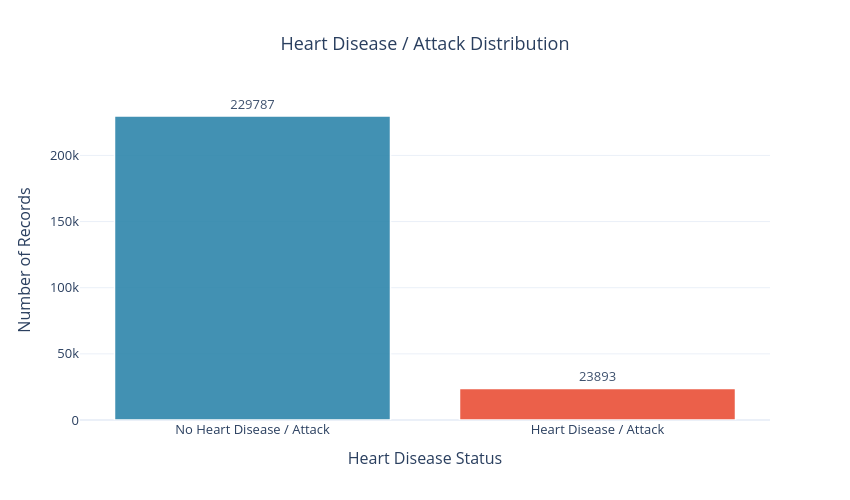

Notebook cell for this chart:
### Code cell
# Step 7: Create interactive target distribution graph

fig_target = px.bar(
    target_counts,
    x="Heart Disease Status",
    y="Count",
    text="Count",
    title="Heart Disease / Attack Distribution",
    color="Heart Disease Status",
    color_discrete_map={
        "No Heart Disease / Attack": "#2E86AB",
        "Heart Disease / Attack": "#E94F37"
    }
)

fig_target.update_traces(
    textposition="outside",
    marker_line_color="white",
    marker_line_width=1.5,
    opacity=0.9,
    hovertemplate="<b>%{x}</b><br>Number of Records: %{y}<extra></extra>"
)

fig_target.update_layout(
    xaxis_title="Heart Disease Status",
    yaxis_title="Number of Records",
    showlegend=False,
    title_x=0.5,
    template="plotly_white",
    width=850,
    height=500,
    font=dict(size=13),
    plot_bgcolor="white",
    paper_bgcolor="white"
)

fig_target

### Figure 1 — Plotly figure (JSON) as saved in the notebook; plotly's stock layout.template omitted (floating-point values rounded to 4 significant figures)
{"data": [{"hovertemplate": "<b>%{x}</b><br>Number of Records: %{y}<extra></extra>", "legendgroup": "No Heart Disease / Attack", "marker": {"color": "#2E86AB", "line": {"color": "white", "width": 1.5}, "pattern": {"shape": ""}}, "name": "No Heart Disease / Attack", "opacity": 0.9, "orientation": "v", "showlegend": true, "text": [229800.0], "textposition": "outside", "type": "bar", "x": ["No Heart Disease / Attack"], "xaxis": "x", "y": [229787], "yaxis": "y"}, {"hovertemplate": "<b>%{x}</b><br>Number of Records: %{y}<extra></extra>", "legendgroup": "Heart Disease / Attack", "marker": {"color": "#E94F37", "line": {"color": "white", "width": 1.5}, "pattern": {"shape": ""}}, "name": "Heart Disease / Attack", "opacity": 0.9, "orientation": "v", "showlegend": true, "text": [23890.0], "textposition": "outside", "type": "bar", "x": ["Heart Disease / Attack"], "xaxis": "x", "y": [23893], "yaxis": "y"}], "layout": {"barmode": "relative", "font": {"size": 13}, "height": 500, "legend": {"title": {"text": "Heart Disease Status"}, "tracegroupgap": 0}, "paper_bgcolor": "white", "plot_bgcolor": "white", "showlegend": false, "title": {"text": "Heart Disease / Attack Distribution", "x": 0.5}, "width": 850, "xaxis": {"anchor": "y", "categoryarray": ["No Heart Disease / Attack", "Heart Disease / Attack"], "categoryorder": "array", "domain": [0, 1], "title": {"text": "Heart Disease Status"}}, "yaxis": {"anchor": "x", "domain": [0, 1], "title": {"text": "Number of Records"}}}}
